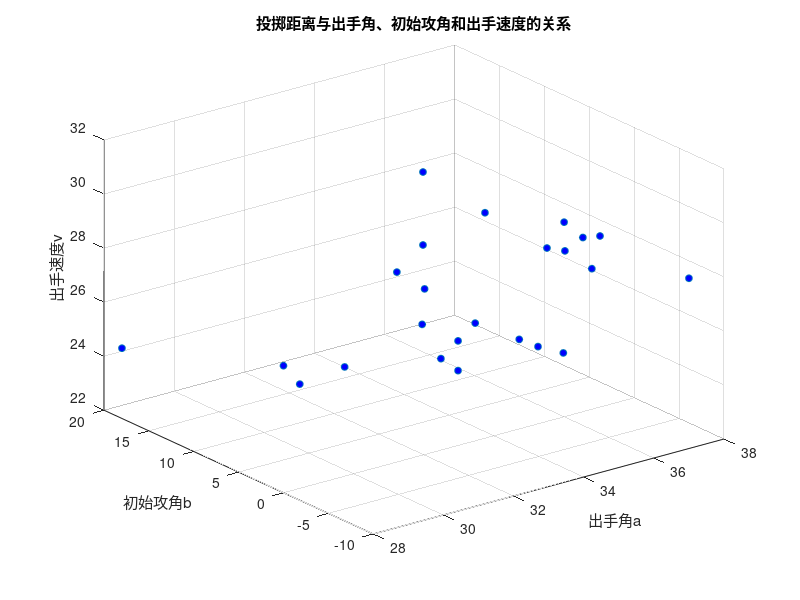

MATLAB code to generate this figure:
a = [33 34 35 36 31 35 35 32 33 36 35 37 28 35 34 30 34 35 33 34 37 36 28 30];
b = [4 1 -6 -4 -4 -4 -2 3 4 0 -7 -10 0 -1 8 1 4 6 2 4 4 5 18 6];
v = [31.5 30.1 29.9 29.3 29.1 29.1 28.9 28.3 28.8 29.2 28.9 28.3 26.7 25.1 24.9 25.8 24.9 24.9 24.9 23.8 23.4 24.1 24.6 24.4];

x = ((v.^2 .* sin(2*(a+b)))./19.6) + sqrt((v.^2 .* sin(2*(a+b)))./19.6) .* ((v.^2 .* sin(2*(a+b)))./19.6) + ((2*v.^2.*(cosd(a+b)).*(cosd(a+b)))./9.8);

plot3(a, b, v, 'o', 'MarkerSize', 5, 'MarkerFaceColor', 'b')
hold on
grid on
xlabel('出手角a')
ylabel('初始攻角b')
zlabel('出手速度v')
title('投掷距离与出手角、初始攻角和出手速度的关系')
